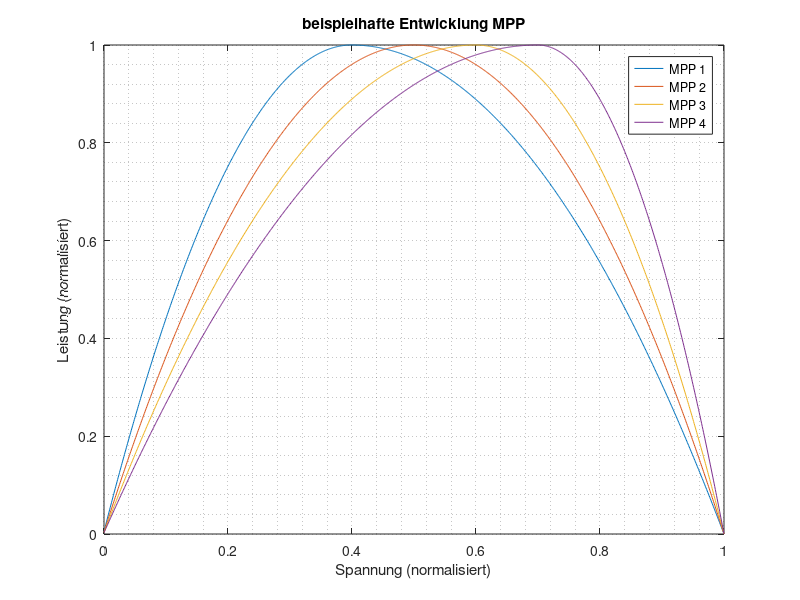

This figure's MATLAB source:
clc, clear all;

u = linspace(0,1,1000);

%% MPP 40%
offset = 0.4;
p = -(u-offset).^2;

for n = 1:(1000*offset)
    p1(n) = (1/p(1))*((n/1000-offset)^2)+1;
end
for n = (1000*offset+1):1000
    p1(n) = (1/p(1000))*((n/1000-offset)^2)+1;
end

%% MPP 50%
offset = 0.5;
p = -(u-offset).^2;

for n = 1:(1000*offset)
    p2(n) = (1/p(1))*((n/1000-offset)^2)+1;
end
for n = (1000*offset+1):1000
    p2(n) = (1/p(1000))*((n/1000-offset)^2)+1;
end

%% MPP 60%

offset = 0.6;
p = -(u-offset).^2;

for n = 1:(1000*offset)
    p3(n) = (1/p(1))*((n/1000-offset)^2)+1;
end
for n = (1000*offset+1):1000
    p3(n) = (1/p(1000))*((n/1000-offset)^2)+1;
end

%% MPP 70%

offset = 0.7;
p = -(u-offset).^2;

for n = 1:(1000*offset)
    p4(n) = (1/p(1))*((n/1000-offset)^2)+1;
end
for n = (1000*offset+1):1000
    p4(n) = (1/p(1000))*((n/1000-offset)^2)+1;
end

%% Ausgabe
plot(u,p1,u,p2,u,p3,u,p4)
axis([0 1 0 1])
grid minor
legend('MPP 1','MPP 2', 'MPP 3', 'MPP 4')
xlabel('Spannung (normalisiert)')
ylabel('Leistung (normalisiert)')
title('beispielhafte Entwicklung MPP')
